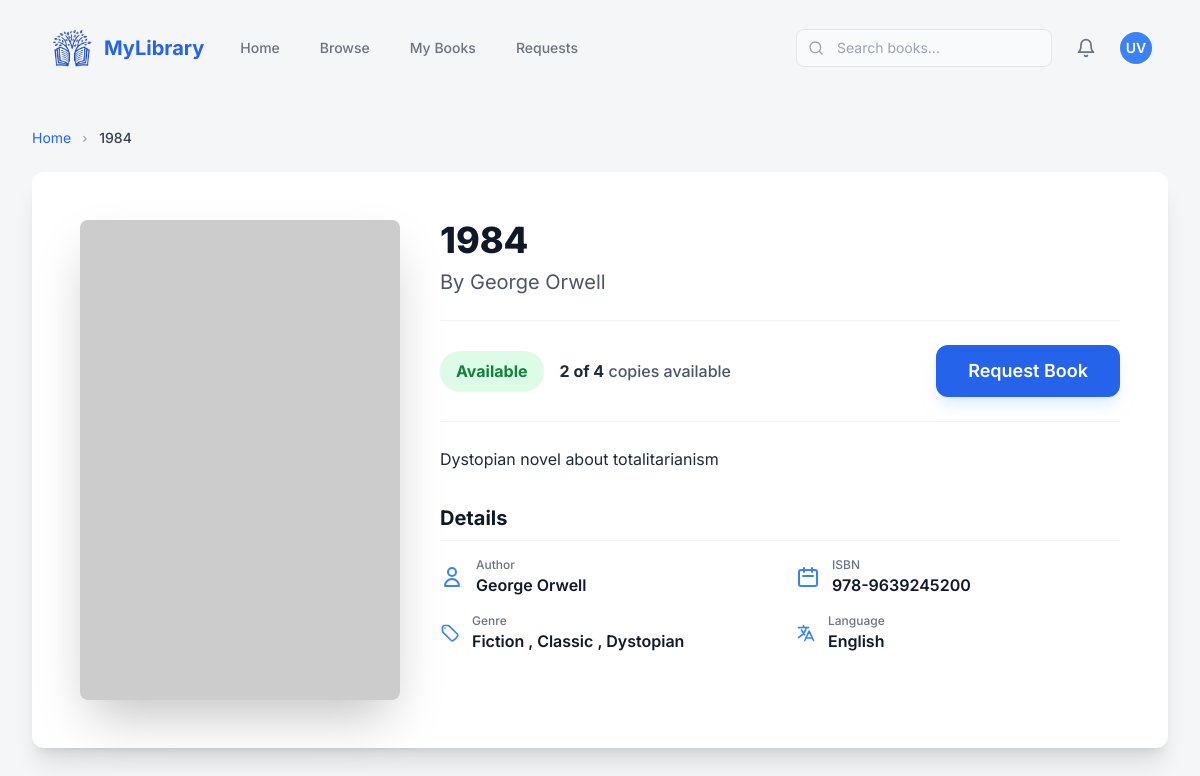
Screenshot of /user/book/13/ (signed in) with the database file from the repository.
### library_db/models.py (models this page shows, shortened)
class Book(models.Model):
    book_id = models.AutoField(primary_key=True)
    isbn = models.CharField(max_length=20, unique=True)
    title = models.CharField(max_length=255)
    author = models.CharField(max_length=100)
    genre = models.ManyToManyField(Genre, related_name='books')
    language = models.ForeignKey(Language, on_delete=models.CASCADE, related_name='books', null=True)
    description = models.TextField(blank=True, null=True)
    image_url = models.URLField(max_length=500, blank=True, null=True)
    total_copies = models.IntegerField()
    available_copies = models.IntegerField()
    def genre_display(self):
      return ', '.join(genre.genre_name for genre in self.genre.all())
    genre_display.short_description = 'Genres'

class Genre(models.Model):
    genre_id = models.AutoField(primary_key=True)
    genre_name = models.CharField(max_length=100, unique=True)

class Language(models.Model):
    language_id = models.AutoField(primary_key=True)
    language_name = models.CharField(max_length=100, unique=True)
    def __str__(self):
        return self.language_name

### LMS/views.py (the view)
# urls.py: path('user/book/<int:book_id>/', views.user_book_details, name='user_book_details'),
@login_required
def user_book_details(request, book_id):
    book = get_object_or_404(Book, book_id=book_id)
    return render(request, 'users/book_details.html', {'book': book})

### templates/users/book_details.html (shortened to what this page needs)
{% include "index.html" %}
{% block content %}
<main class="max-w-7xl mx-auto px-4 sm:px-6 lg:px-8 py-8">
    <nav class="text-sm text-gray-500 mb-6" aria-label="Breadcrumb">
        <ol class="list-none p-0 inline-flex">
            <li class="flex items-center">
                <a
                    href="{% url 'user_dashboard' %}"
                    class="text-blue-600 hover:text-blue-800 transition duration-150"
                    >Home</a
                >
                <svg
                    class="fill-current w-3 h-3 mx-2 text-gray-400"
                    xmlns="http://www.w3.org/2000/svg"
                    viewBox="0 0 20 20"
                >
                    <path
                        d="M7.293 14.707l3.293-3.293-3.293-3.293a1 1 0 111.414-1.414l4 4a1 1 0 010 1.414l-4 4a1 1 0 01-1.414-1.414z"
                    />
                </svg>
            </li>
            <li class="text-gray-700 font-medium truncate max-w-xs">
                {{book.title}}
            </li>
        </ol>
    </nav>
    <div class="bg-white rounded-xl shadow-xl p-8 lg:p-12">
        <div class="grid grid-cols-1 lg:grid-cols-3 gap-10">
            <div class="lg:col-span-1 flex justify-center">
                <img
                    src="https://placehold.co/400x600/1F2937/FFFFFF?text={{ book.title|urlencode }}"
                    alt="{{book.title}}"
                    class="w-full max-w-xs h-auto rounded-lg shadow-2xl object-cover"
                />
            </div>
            <div class="lg:col-span-2">
                <h1
                    class="text-4xl font-extrabold text-gray-900 mb-2"
                    id="book-title"
                >
                    {{book.title}}
                </h1>
                <p class="text-xl text-gray-600 mb-6" id="book-author">
                    By {{book.author}}
                </p>
                <div
                    class="flex flex-col sm:flex-row sm:items-center justify-between border-b border-t border-gray-100 py-6 mb-6"
                >
                    <div class="flex items-center space-x-4 mb-4 sm:mb-0">
                        {% if book.available_copies > 0 %}
                        <span
                            id="availability-status"
                            class="bg-green-100 text-green-700 font-bold px-4 py-2 rounded-full text-base shadow-sm"
                        >
                            Available
                        </span>
                        {% endif %}
                        <p class="text-gray-600 font-medium">
                            <span
                                id="available-copies"
                                class="font-bold text-gray-800"
                                >{{book.available_copies}} of
                                {{book.total_copies}}</span
                            >
                            copies available
                        </p>
                    </div>
                    <button
                        id="request-button"
                        class="py-3 px-8 text-lg bg-blue-600 text-white font-semibold rounded-xl hover:bg-blue-700 transition duration-150 shadow-lg shadow-blue-200/50 w-full sm:w-auto"
                    >
                        Request Book
                    </button>
                </div>
                <div class="mb-8">
                    <p
                        id="book-description"
                        class="text-base text-gray-800 leading-relaxed"
                    >
                        {{book.description}}
                    </p>
                </div>
                <div>
                    <h2
                        class="text-xl font-bold text-gray-900 mb-4 border-b border-gray-100 pb-2"
                    >
                        Details
                    </h2>
                    <div
                        class="grid grid-cols-1 sm:grid-cols-2 gap-y-4 gap-x-8 text-gray-700"
                    >
                        <div class="flex items-center space-x-3">
                            <svg
                                class="w-6 h-6 text-blue-500 flex-shrink-0"
                                fill="none"
                                stroke="currentColor"
                                viewBox="0 0 24 24"
                                xmlns="http://www.w3.org/2000/svg"
                            >
                                <path
                                    stroke-linecap="round"
                                    stroke-linejoin="round"
                                    stroke-width="2"
                                    d="M16 7a4 4 0 11-8 0 4 4 0 018 0zM12 14a7 7 0 00-7 7h14a7 7 0 00-7-7z"
                                ></path>
                            </svg>
                            <div>
                                <p class="text-xs font-medium text-gray-500">
                                    Author
                                </p>
                                <p
                                    id="detail-author"
                                    class="font-semibold text-gray-900"
                                >
                                    {{book.author}}
                                </p>
                            </div>
                        </div>
                        <div class="flex items-center space-x-3">
                            <svg
                                class="w-6 h-6 text-blue-500 flex-shrink-0"
                                fill="none"
                                stroke="currentColor"
                                viewBox="0 0 24 24"
                                xmlns="http://www.w3.org/2000/svg"
                            >
                                <path
                                    stroke-linecap="round"
                                    stroke-linejoin="round"
                                    stroke-width="2"
                                    d="M8 7V3m8 4V3m-9 8h10M5 21h14a2 2 0 002-2V7a2 2 0 00-2-2H5a2 2 0 00-2 2v12a2 2 0 002 2z"
                                ></path>
                            </svg>
                            <div>
                                <p class="text-xs font-medium text-gray-500">
                                    ISBN
                                </p>
                                <p
                                    id="detail-isbn"
                                    class="font-semibold text-gray-900"
                                >
                                    {{book.isbn}}
                                </p>
                            </div>
                        </div>
                        <div class="flex items-center space-x-3">
                            <div>
                                <p class="text-xs font-medium text-gray-500">
                                    Genre
                                </p>
                                <p
                                    id="detail-published-year"
                                    class="font-semibold text-gray-900"
                                >
                                    {% for genre in book.genre.all %}
                                        {% if not forloop.first %}, {% endif %}
                                        {{ genre.genre_name }}
                                    {% endfor %}
                                </p>
                            </div>
                        </div>
                        <div class="flex items-center space-x-3">
                            <div>
                                <p class="text-xs font-medium text-gray-500">
                                    Language
                                </p>
                                <p
                                    id="detail-publisher"
                                    class="font-semibold text-gray-900"
                                >
                                    {{book.language}}
                                </p>
                            </div>
                        </div>
                    </div>
                </div>
            </div>
        </div>
    </div>
</main>
{% endblock %}

### templates/index.html (style rules this page uses)
body { font-family: 'Inter', sans-serif; background-color: #f4f6f8; }

### rows the page displays
Book: title "1984", author "George Orwell", available_copies "2", total_copies "4", description "Dystopian novel about totalitarianism", isbn "978-9639245200", language "English"
Genre: genre_name "Fiction"
Genre: genre_name "Classic"
Genre: genre_name "Dystopian"
